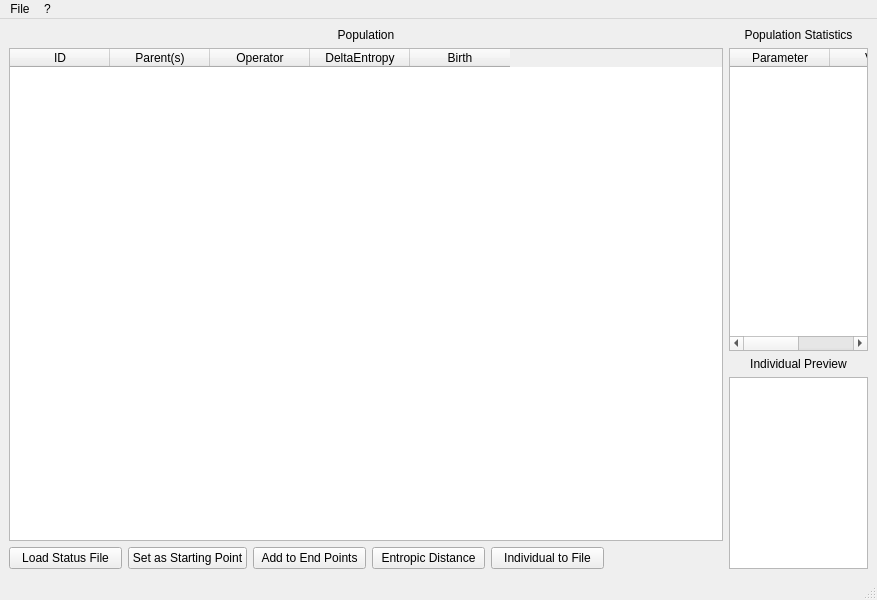
<?xml version="1.0" encoding="UTF-8"?>
<ui version="4.0">
 <class>populationInspectorMainWindow</class>
 <widget class="QMainWindow" name="populationInspectorMainWindow">
  <property name="geometry">
   <rect>
    <x>0</x>
    <y>0</y>
    <width>877</width>
    <height>600</height>
   </rect>
  </property>
  <property name="windowTitle">
   <string>ugp3 Population Inspector</string>
  </property>
  <widget class="QWidget" name="centralwidget">
   <layout class="QGridLayout" name="gridLayout_2">
    <item row="0" column="0">
     <layout class="QGridLayout" name="gridLayout" rowstretch="0,0,0,0,0" columnstretch="0,0,0,0,0,0,0">
      <item row="0" column="0" colspan="6">
       <widget class="QLabel" name="label">
        <property name="text">
         <string>Population</string>
        </property>
        <property name="alignment">
         <set>Qt::AlignCenter</set>
        </property>
       </widget>
      </item>
      <item row="0" column="6">
       <widget class="QLabel" name="label_2">
        <property name="text">
         <string>Population Statistics</string>
        </property>
        <property name="alignment">
         <set>Qt::AlignCenter</set>
        </property>
       </widget>
      </item>
      <item row="2" column="6">
       <widget class="QLabel" name="label_3">
        <property name="text">
         <string>Individual Preview</string>
        </property>
        <property name="alignment">
         <set>Qt::AlignCenter</set>
        </property>
       </widget>
      </item>
      <item row="4" column="0">
       <widget class="QPushButton" name="pushButton_LoadStatusFile">
        <property name="text">
         <string>Load Status File</string>
        </property>
       </widget>
      </item>
      <item row="4" column="1">
       <widget class="QPushButton" name="pushButton_SetAsStartingPoint">
        <property name="text">
         <string>Set as Starting Point</string>
        </property>
       </widget>
      </item>
      <item row="4" column="2">
       <widget class="QPushButton" name="pushButton_AddToEndPoints">
        <property name="text">
         <string>Add to End Points</string>
        </property>
       </widget>
      </item>
      <item row="4" column="3">
       <widget class="QPushButton" name="pushButton_EntropicDistance">
        <property name="text">
         <string>Entropic Distance</string>
        </property>
       </widget>
      </item>
      <item row="1" column="0" rowspan="3" colspan="6">
       <widget class="QTableWidget" name="tableWidget">
        <property name="minimumSize">
         <size>
          <width>714</width>
          <height>0</height>
         </size>
        </property>
        <property name="selectionBehavior">
         <enum>QAbstractItemView::SelectRows</enum>
        </property>
        <column>
         <property name="text">
          <string>ID</string>
         </property>
        </column>
        <column>
         <property name="text">
          <string>Parent(s)</string>
         </property>
        </column>
        <column>
         <property name="text">
          <string>Operator</string>
         </property>
        </column>
        <column>
         <property name="text">
          <string>DeltaEntropy</string>
         </property>
        </column>
        <column>
         <property name="text">
          <string>Birth</string>
         </property>
        </column>
       </widget>
      </item>
      <item row="3" column="6" rowspan="2">
       <widget class="QTextBrowser" name="textBrowser"/>
      </item>
      <item row="4" column="4">
       <widget class="QPushButton" name="pushButton_IndividualToFile">
        <property name="text">
         <string>Individual to File</string>
        </property>
       </widget>
      </item>
      <item row="1" column="6">
       <widget class="QTableWidget" name="statisticsTableWidget">
        <column>
         <property name="text">
          <string>Parameter</string>
         </property>
        </column>
        <column>
         <property name="text">
          <string>Value</string>
         </property>
        </column>
       </widget>
      </item>
     </layout>
    </item>
   </layout>
  </widget>
  <widget class="QMenuBar" name="menubar">
   <property name="geometry">
    <rect>
     <x>0</x>
     <y>0</y>
     <width>877</width>
     <height>25</height>
    </rect>
   </property>
   <widget class="QMenu" name="menuFile">
    <property name="title">
     <string>File</string>
    </property>
    <addaction name="actionLoad_Population"/>
    <addaction name="actionSave_Individual_as"/>
    <addaction name="actionExit"/>
   </widget>
   <widget class="QMenu" name="menuQuestionMark">
    <property name="title">
     <string>?</string>
    </property>
    <addaction name="actionAbout"/>
   </widget>
   <addaction name="menuFile"/>
   <addaction name="menuQuestionMark"/>
  </widget>
  <widget class="QStatusBar" name="statusbar"/>
  <action name="actionLoad_Population">
   <property name="text">
    <string>Load Status File</string>
   </property>
  </action>
  <action name="actionExit">
   <property name="text">
    <string>Exit</string>
   </property>
  </action>
  <action name="actionSave_Individual_as">
   <property name="text">
    <string>Save Individual as...</string>
   </property>
  </action>
  <action name="actionAbout">
   <property name="text">
    <string>About</string>
   </property>
  </action>
 </widget>
 <resources/>
 <connections>
  <connection>
   <sender>actionExit</sender>
   <signal>triggered()</signal>
   <receiver>populationInspectorMainWindow</receiver>
   <slot>close()</slot>
   <hints>
    <hint type="sourcelabel">
     <x>-1</x>
     <y>-1</y>
    </hint>
    <hint type="destinationlabel">
     <x>438</x>
     <y>299</y>
    </hint>
   </hints>
  </connection>
 </connections>
</ui>
